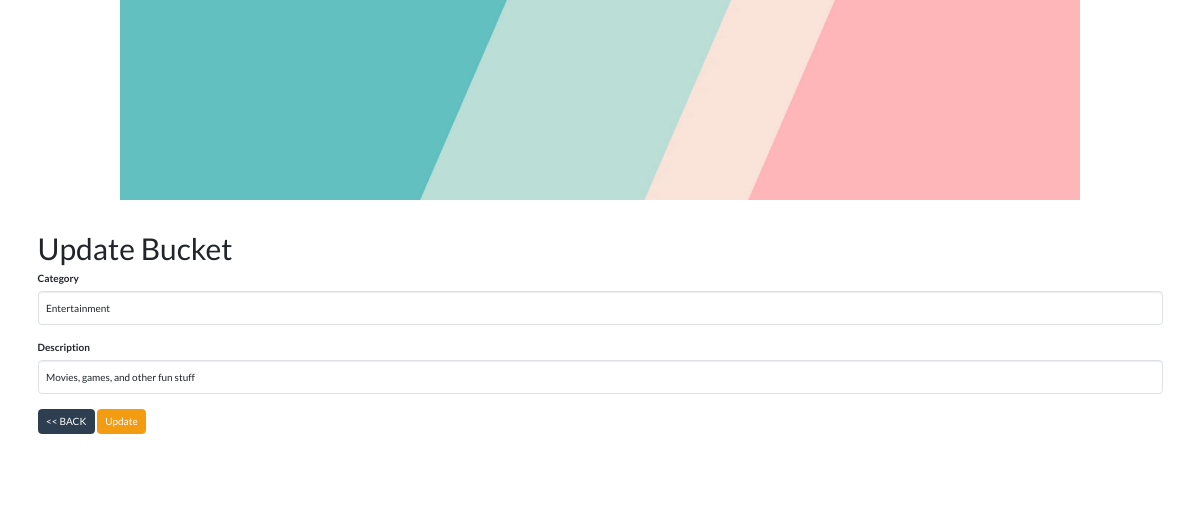
/actions/update/update_bucket.php?id=4, run on the app's committed database.
### tables this page shows
CREATE TABLE buckets (
                id INTEGER PRIMARY KEY AUTOINCREMENT,
                category TEXT NOT NULL,
                description TEXT NOT NULL
            );

### src/classes/Bucket.php (called while the page is built, shortened)
<?php
class Bucket {
    public static function findById($bucketId) {
        $db = Database::getConnection();
        $stmt = $db->prepare('SELECT * FROM buckets WHERE id = ?');
        $stmt->bindValue(1, $bucketId, SQLITE3_INTEGER);
        $result = $stmt->execute();
        return $result->fetchArray(SQLITE3_ASSOC);
    }
}
?>

### src/actions/update/update_bucket.php (the view, shortened to what this page needs)
<?php
include("../../inc_header.php");
require_once("../../src/classes/Bucket.php");
if (isset($_GET['id'])) {
    $bucketId = $_GET['id'];
    $bucket = Bucket::findById($bucketId);
    if ($bucket) {
        ?>
        <h1>Update Bucket</h1>
        <form action="update_bucket_process.php" method="post">
            <div class="form-group">
                <label for="Category" class="control-label">Category</label>
                <input type="text" class="form-control" name="Category" id="Category" value="<?php echo htmlspecialchars($bucket['category']); ?>">
            </div>
            <div class="form-group">
                <label for="Description" class="control-label">Description</label>
                <input type="text" class="form-control" name="Description" id="Description" value="<?php echo htmlspecialchars($bucket['description']); ?>">
            </div>
            <div class="form-group">
                <a href="../../actions/display/display.php" class="btn btn-small btn-primary">&lt;&lt; BACK</a>
                <input type="submit" value="Update" name="submit" class="btn btn-warning">
            </div>
        </form>
        <?php
    } else {
        echo "<p>Bucket with ID $bucketId not found.</p>";
    }
} else {
    echo "<p>No bucket ID provided.</p>";
}
include("../../inc_footer.php");
?>

### data on the page
buckets: Category "Entertainment", Description "Movies, games, and other fun stuff"
